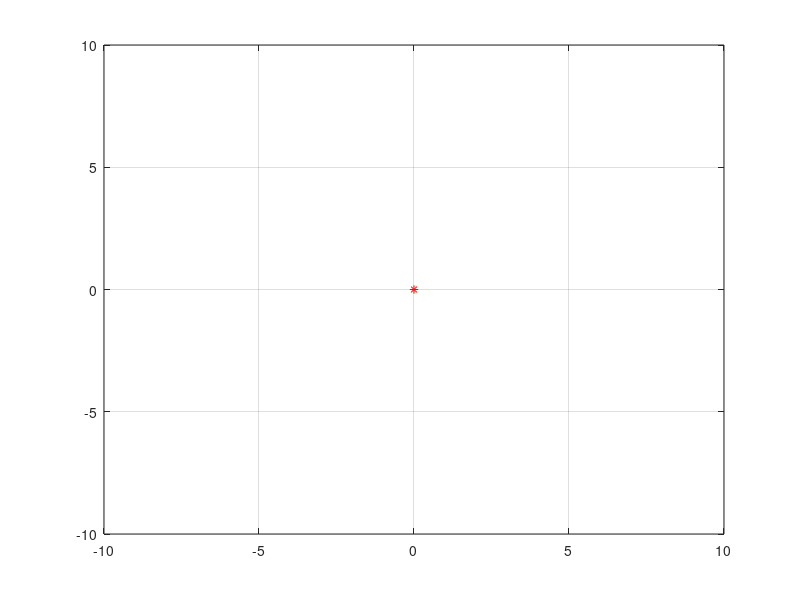

Write the MATLAB code that produced this figure. (Note: this script raises an error after producing the figure.)
clear all
close all


goal = '2c'
params = '1c'

XMIN = -10;
XMAX = 10;
YMIN = -10;
YMAX = 10;

% 
% figure(2)
% axis([XMIN XMAX YMIN YMAX])
% arrow3([1 2],[3 5]);


x = 0; y=0; theta=0;
% f_h = figure(1);
% plot(x,y, 'r*')
% hold on
% axis([XMIN XMAX YMIN YMAX])

d_t = 0.01;  %Time step for the c-l feedback loop in seconds

%Control Parameters
% Store all parameters into a container
cps = containers.Map;
            %kr ka  kb
cps('1a') = [5  30  -35];  
cps('1b') = [3  8  -1.25]; % Verified
cps('1c') = [5  40  -10];  % Verified

goals = containers.Map;
goals('1a') = [5 5];
goals('1b') = [5 5];
goals('1c') = [5 5];
goals('2a') = [-5 -5];
goals('2b') = [-5 1];
goals('2c') = [-1 5];

% Load parameters depending on the problem
p = cps(params);
g = goals(goal);

% Assign gain parameters
k_rho = p(1); %Control parameter for the distance to the goal position regarding robot velocity
k_alpha = p(2);  %Control parameter robot's oreintation with respect to the rho line, determines w
k_beta = p(3);   %Control parameter for the goal orientation, determines w and beta

% Assign goal location
xg = g(1)
yg = g(2)

% Determine if the goal is in front or behind the robot
alpha = theta + atan2(yg, xg);
backwards = false
if ((alpha < -pi/2) && (alpha > -pi)) || ((alpha > pi/2) && (alpha < pi))
    backwards = true
end

d_x = xg - x;  %Desired displacement in XI until the goal
d_y = yg - y;  %Desired displacement in YI until the goal
% 
f_h = figure(1);
plot(x,y, 'r*');
hold on;
axis([XMIN XMAX YMIN YMAX]);
grid on;
ax = gca(f_h);

counter = 0;

while((abs(xg-x)+ abs(yg-y))>0.01 )
m = mod(counter, 10);

if (counter <40 || m == 0)
    plot(x,y, 'r*')
    draw_robot(x, y, theta, f_h);
    pause(.1)
    f_h = figure(1)
    axis([XMIN XMAX YMIN YMAX]);
end

counter = counter +1;

%Calculation of system parameters
rho =sqrt(d_x^2+d_y^2);
alpha = -theta + atan2(d_y, d_x);
if backwards
    alpha = alpha - pi;
end
beta = -theta - alpha;

%Control Law
v=k_rho*rho;
w = k_alpha*alpha+k_beta*beta;
if backwards
    v = -v;
end


%Differential change in system parameters in differential time, d_t
d_rho= -v*cos(alpha)*d_t;
d_alpha = ((v/rho)*sin(alpha) - w)*d_t;
if backwards
    d_alpha = ((v/rho)*sin(alpha) + w)*d_t;
end
d_beta = -(v/rho)*sin(alpha)*d_t;

% Display current feedback
[d_rho d_alpha d_beta];

%New valuaes of the system parameters after differential motion
rho = rho + d_rho;
alpha = alpha + d_alpha;
beta = beta + d_beta;

%Calculation of Robot's position and orientation after the differential
%motion
d_s = v*d_t;
d_theta = w*d_t;
theta = theta + d_theta;

x = x + d_s*cos(theta);
y = y + d_s*sin(theta);

%Displaying the new location and orentation of the robot
[x y theta*180/3.14]

%Calculation of new distances to the goal after the differential motion in
%d_t
d_x = xg - x;
d_y = yg - y;

end

saveas(gcf, strcat('./figures/',goal, '_', params,'.png'))